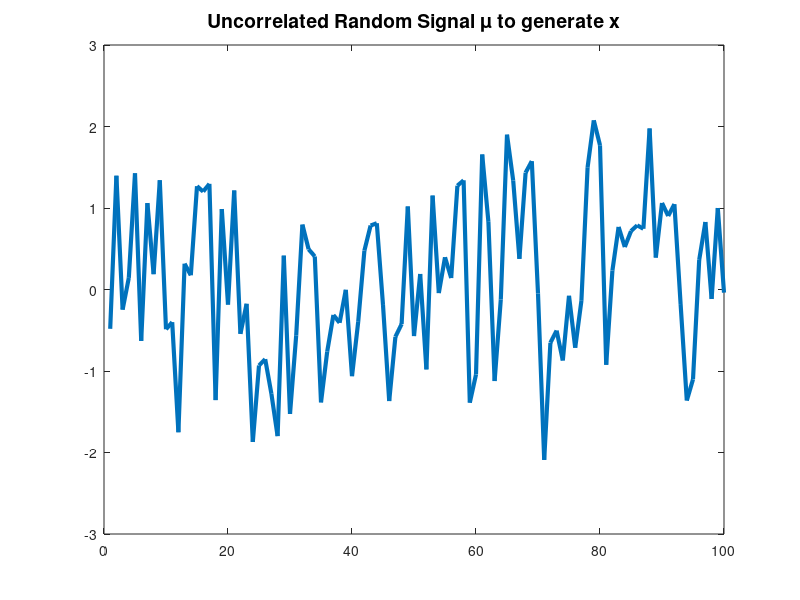
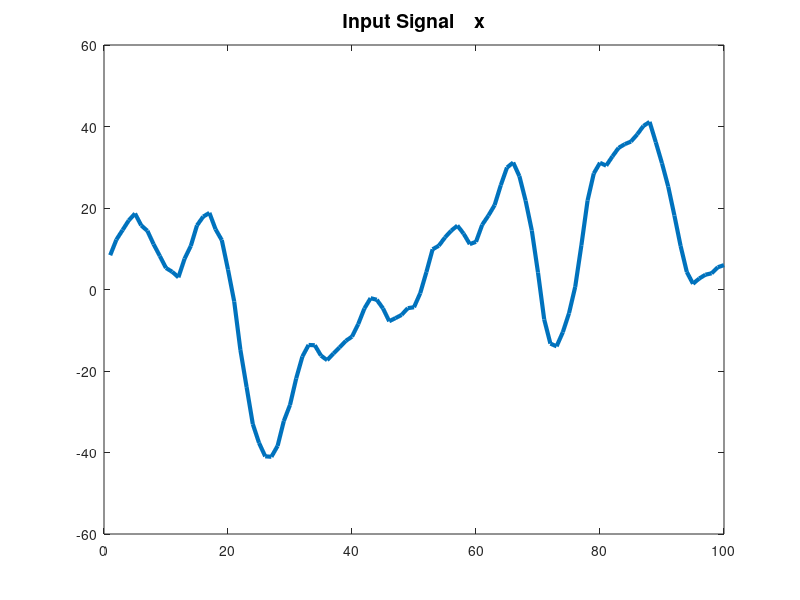
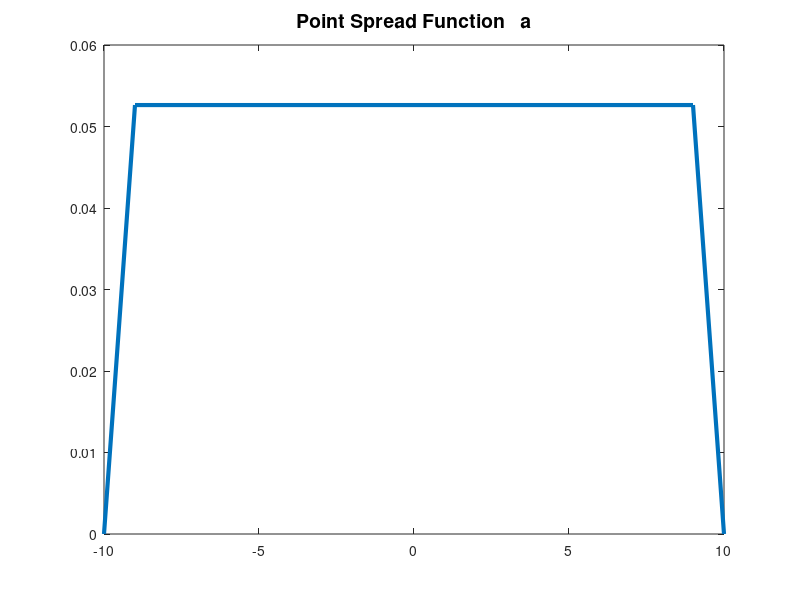
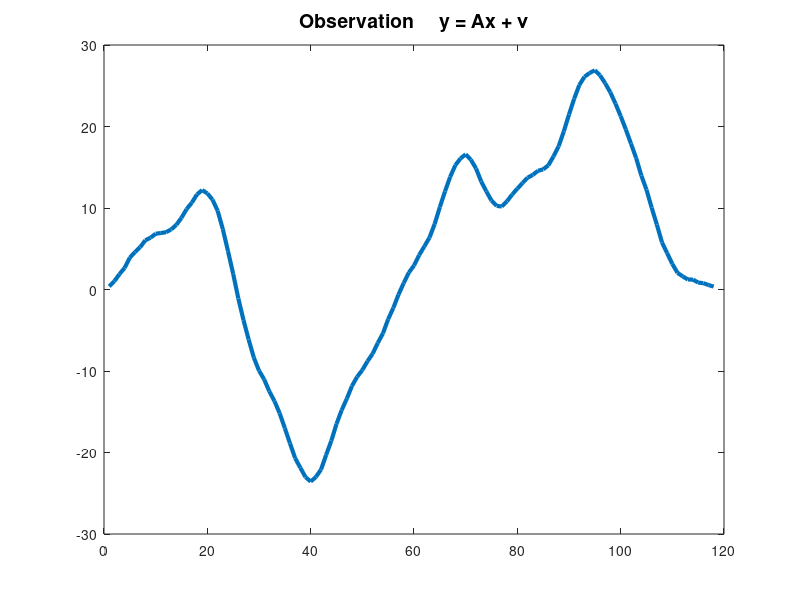

MATLAB code for these plots, in order:
% Homework #4 Tempate

M = 100;  % Dimension of Unknown Signal x
s = .1;   % Standard deviation for random noise (Var = s^2)

g = randn(M,1);

figure(1);  plot(g,'linewidth',3);
title('Uncorrelated Random Signal \mu to generate x','FontSize',14);

b0 = 7:-1:1; b = [b0 zeros(1,M-size(b0,2))];  %
B = toeplitz(b);  % Symmetric Toeplitz matrix with "triangular" profile

F = B*B'; % Variance matrix for x

x = B*g;  % Random signal with variance matrix F

figure(2);  plot(x,'linewidth',3);
title('Input Signal    x','FontSize',14);

% Profile of he Point Spread Function a
d=9; al=-d; ar=d; a = ones(1,ar-al+1); % Rectangular Profile
% d=9; al=-d; ar=d; a = [1:d+1 d:-1:1]; % Triangular Profile
% d=12; al=-d; ar=d; a = (d+1)^2-(-d:d).^2; % Parabolic Profile
% d=10; al=-d; ar=d; a = exp(-(-d:d).^2/(2*(d/3)^2)); % Gaussian Profile
% d=50; al=0; ar=d; a = exp(-(0:d)/(d/4)); % Exponential (asymmetric) Profile

a = a/sum(a);  % 'Normalized' PSF: sum a_i = 1

figure(3);  plot(al-1:ar+1,[0 a 0],'linewidth',3);
title('Point Spread Function   a','FontSize',14);

N = M + ar-al;  % Dimension of observed signal y

A = zeros(N,M);  % Matrix A determined by PSF a
for j=1:M
    A(j+(0:ar-al),j) = a;
end

y = A*x + s*randn(N,1);  % Measurement

figure(4);  plot(y,'linewidth',3);
title('Observation     y = Ax + \nu','FontSize',14);

figure(5);
plot([1+al M+ar],[0 0],'k','linewidth',2);
hold on
hx=plot(1:M,x,'linewidth',3);
hy=plot(1+al:M+ar,y,'r','linewidth',3);
title('Signal x and Observation y','FontSize',14);
legend([hx hy],'x','y');
grid on
ax=axis;  axis([1+al M+ar ax(3:4)]);

Q = inv(1/s*A'*A + inv(F));
xhat = Q*(1/s*A'*y);
plot(1:M,xhat,'k-',1:M,xhat+sqrt(diag(Q)),'k:',1:M,xhat-sqrt(diag(Q)),'k:','linewidth',2);
hold off
